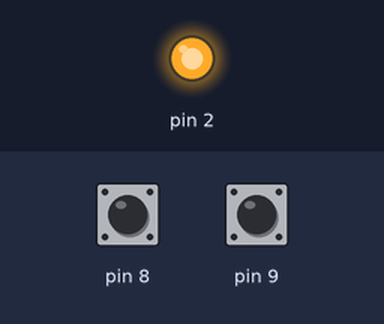
Bench run of a sketch on a simulated Arduino Uno, built with avr-gcc and run on an emulated ATmega328P. Parts: output pins drawn as LEDs (lit = HIGH). Dashed ring = blinking. The inputs (shaded band) are chosen by the test bench; at power-on: pin 9 HIGH, pin 8 HIGH.

Above: at 1.2 s.
1.3 s: pin 9 pulsed LOW 5 times (0.12 s each, 0.3 s apart)
4.3 s: pin 8 pulled LOW for 0.15 s
At 4.86 s:
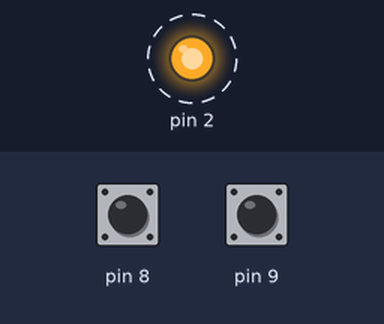
7.3 s: pin 9 pulled LOW for 0.15 s
At 7.3 s:
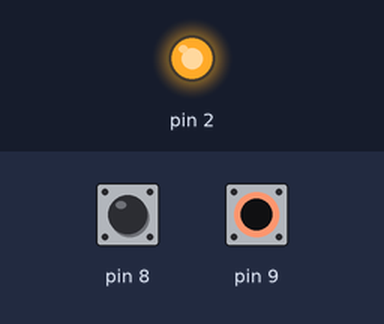
8.9 s: pin 8 pulled LOW for 1 s
At 9.26 s:
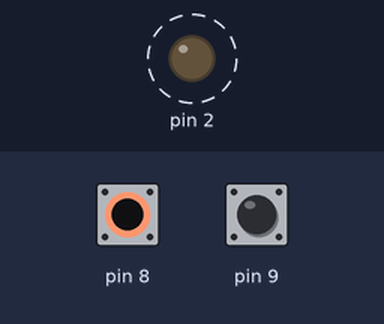
11.9 s: pin 9 pulled LOW for 1 s
At 11.9 s:
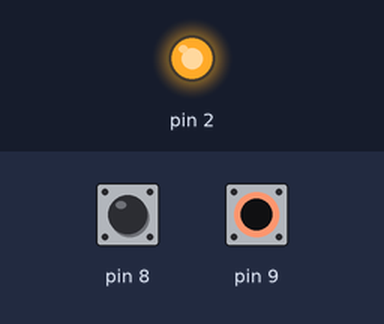
Timing chart, 0 to 14.9 s (numbered marks = the images above; inputs shaded):
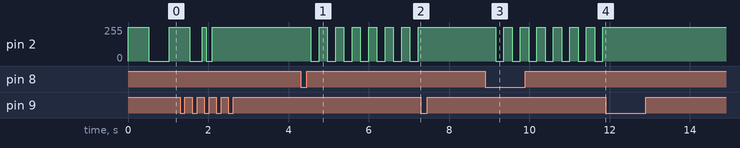

Measured:
- after the input at 4.3 s, pin 2: alternates 255/255 for 0.21 s and 0/255 for 0.21 s, starting after 0.11 s
- after the input at 7.3 s, pin 2: stops changing and stays 255/255
- after the input at 8.9 s, pin 2: alternates 255/255 for 0.21 s and 0/255 for 0.21 s, starting after 0.26 s
- after the input at 11.9 s, pin 2: stops changing and stays 255/255

The sketch:

Ej_5.ino
```cpp
/*Begining of Auto generated code by Atmel studio */
#include <Arduino.h>

// #include <Arduino.h>

#define UNVALOR 200
#define LIMITE_INF 0
#define LIMITE_SUP 1000
int frecuencia = 500;
enum ESTADO
{
  pulso,
  valorFinal
};
int menosMas(bool plMenos, bool plMas, int valor, int moreOrLess, int limInferior, int limSuperior);

#define LED_1 2
enum ONOFF
{
  inicial,
  prendido,
  apagado,
};
void maquinaFrec(char ledPin, int tiempoT);

#define PUL_1 8
#define PUL_2 9
enum PULL
{
	config,
  conteo,
  muestreo,
  retorno
};
bool AntiRebotePulso_1(char pulsador);
bool AntiRebotePulso_2(char pulsador);

void setup() {}

void loop() {

  bool pulsador_1 = AntiRebotePulso_1(PUL_1);
  bool pulsador_2 = AntiRebotePulso_2(PUL_2);

  frecuencia = menosMas(pulsador_1, pulsador_2, frecuencia, UNVALOR, LIMITE_INF, LIMITE_SUP);

  maquinaFrec(LED_1, frecuencia);

  delay(1);
}

/**
 * @brief Lee dos pulsadores (bool) los cuales aumentaran o disminuiran un "valor" (int)
 * cada "moreOrLess" (int). Reotrnando un entero (int).
 *
 * @param plMenos Pulsador para menos
 * @param plMas Pulsador para mas
 * @param valor Valor inicial de disminucion
 * @param moreLess Cuanto mas y menos
 * @param limInferior Limite de disminución
 * @param limSuperior Limite de aumento
 * @return int
 */
int menosMas(bool plMenos, bool plMas, int valor, int moreOrLess, int limInferior, int limSuperior)                                            //control pulsador 2
{
  static char est = pulso;
  static bool bandera_1 = false;
  static bool bandera_2 = false;
  int variable = valor;
//------------------------------------------------------- pulso ---
  if (est == pulso) {
    /* Pulsa, plmenos disminulle "moreOrLess" */
    if (plMenos == true && bandera_1 == false) {
      variable += moreOrLess;
      if (variable >= limSuperior) variable = limSuperior;
      bandera_1 = true;
    } else if (!plMenos) bandera_1 = false;
    /* Pulsa, plmas aumenta "moreOrLess"      */
    if (plMas == true && bandera_2 == false) {
      variable -= moreOrLess;
      if (variable <= limInferior) variable = limInferior;
      bandera_2 = true;
    } else if (!plMas) bandera_2 = false;
    /* Reseteammos el estado a valorFinal */
    est = valorFinal;
  }
//------------------------------------------------- valorFinal ---
  if (est == valorFinal){
    est = pulso;
    return variable;
  }
}

/**
 * @brief Controla la Frecuencia del led.
 * Prende apaga un led con periodos ton y off iguales de valor "frecuencia".
 *
 * @param led Pin del led
 * @param tiempoT Tiempo de ton y toff
 */
void maquinaFrec (char led, int tiempoT)     // CONTROL FRECUENCIA
{
  static char onoff = inicial;
  static int contador = tiempoT;
  //----------------------------------------------------- inicial ---
  if (onoff == inicial)
  {
    pinMode(led, OUTPUT);
    contador = tiempoT;
    onoff = prendido;
    digitalWrite(led, HIGH);
  }
  //----------------------------------------------------- prendido ---
  if (onoff == prendido && contador <= 0)
  {
    digitalWrite(led, LOW);
    contador = tiempoT;
    onoff = apagado;
  }
  if (onoff == prendido) contador--;
  //----------------------------------------------------- apagado ---
  if (onoff == apagado && contador <= 0)
  {
    digitalWrite(led, HIGH);
    contador = tiempoT;
    onoff = inicial;
  }
  if (onoff == apagado) contador--;
}

#define CICLO 5 // cada cuanto se leera el boton

/**
 * @brief Antirebote de un pulsador. Retorna pulso sin rebote con true y false
 *
 * @param pulsador Pin del pulsador
 * @return true Pulsando
 * @return false Sin pulsar
 */
bool AntiRebotePulso_1(char pulsador)
{
  static char pull_1 = config;

  static uint8_t lectura = 0x00;  // igual a 0b00000000
  static int ciclo = 0;

  static bool cambio = false;
  //----------------------------------------------------- config ----
	if (pull_1 == config){
		pinMode(pulsador, INPUT_PULLUP);
		digitalWrite(pulsador, HIGH);
		pull_1 = conteo;
	}
//----------------------------------------------------- conteo -----
	if (pull_1 == conteo && ciclo > CICLO) pull_1 = muestreo;
	if (pull_1 == conteo) {
		ciclo++;
		pull_1 = retorno;
	}
//----------------------------------------------------- muestreo ---
	if (pull_1 == muestreo)
	{
		lectura = lectura << 1;  // Mover de lugar el bit
		if (digitalRead(pulsador) == 0){
			lectura = lectura | 1;
		}
		if(lectura == 0){
			cambio = false;
		}
		if(lectura == 0xFF){  // otra forma de poner 0b11111111
			cambio = true;
		}
		pull_1 = retorno;
		ciclo = 0;
	}
//----------------------------------------------------- retorno ----
	if (pull_1 == retorno){
		if (cambio){
			pull_1 = conteo;
			return true;
		}
		if (!cambio){
			pull_1 = conteo;
			return false;
		}
	}
}

bool AntiRebotePulso_2(char pulsador)
{
  static char pull_2 = config;

  static uint8_t lectura = 0x00;  // igual a 0b00000000
  static int ciclo = 0;

  static bool cambio = false;
  //----------------------------------------------------- config ----
	if (pull_2 == config){
		pinMode(pulsador, INPUT_PULLUP);
		digitalWrite(pulsador, HIGH);
		pull_2 = conteo;
	}
//----------------------------------------------------- conteo -----
	if (pull_2 == conteo && ciclo > CICLO) pull_2 = muestreo;
	if (pull_2 == conteo) {
		ciclo++;
		pull_2 = retorno;
	}
//----------------------------------------------------- muestreo ---
	if (pull_2 == muestreo)
	{
		lectura = lectura << 1;  // Mover de lugar el bit
		if (digitalRead(pulsador) == 0){
			lectura = lectura | 1;
		}
		if(lectura == 0){
			cambio = false;
		}
		if(lectura == 0xFF){  // otra forma de poner 0b11111111
			cambio = true;
		}
		pull_2 = retorno;
		ciclo = 0;
	}
//----------------------------------------------------- retorno ----
	if (pull_2 == retorno){
		if (cambio){
			pull_2 = conteo;
			return true;
		}
		if (!cambio){
			pull_2 = conteo;
			return false;
		}
	}
}
```
